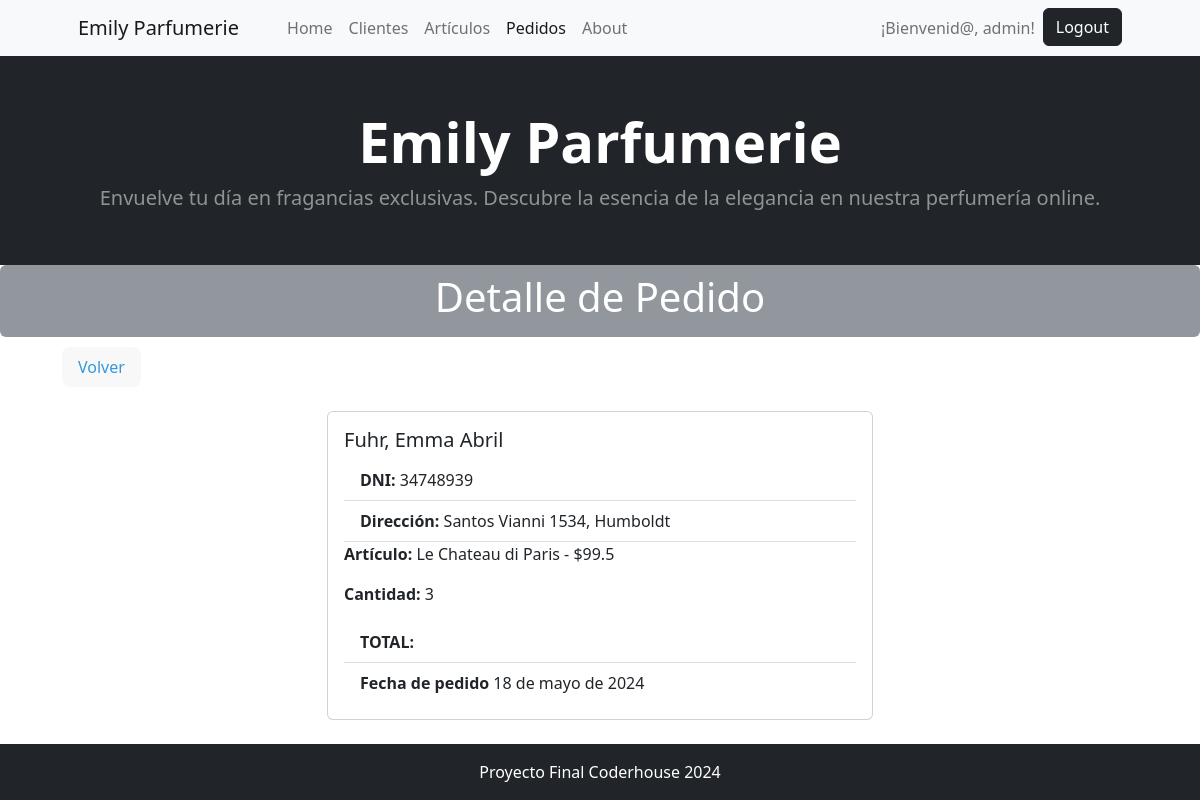
/cliente/pedido/detail/6 (signed in), run on the app's committed database.
### cliente/models.py (models this page shows, shortened)
class Pedido(models.Model):
    cliente = models.ForeignKey(Cliente,on_delete=models.SET_NULL, null=True, blank=True,verbose_name='Cliente')
    articulo = models.ForeignKey(Articulo,on_delete=models.SET_NULL, null=True, blank=True,verbose_name='Artículo')
    cantidad = models.IntegerField(verbose_name='Cantidad', default=0)
    fecha_actualizacion = models.DateField(null=True, blank=True, default=timezone.now, editable=False, verbose_name="Fecha de actualización")

class Cliente(models.Model):
    nombre = models.CharField(max_length=200, verbose_name='Nombre')
    apellido = models.CharField(max_length=200, verbose_name='Apellido')
    dni = models.CharField(max_length=8,verbose_name='DNI', unique=True)
    fecha_nacimiento = models.DateField(null=True, blank=True, verbose_name="Fecha de Nacimiento")
    direccion =  models.CharField(max_length=200, verbose_name='Dirección')
    ciudad =  models.CharField(max_length=200, verbose_name='Ciudad', default='',null=False)
    def __str__(self):
        return f"{self.apellido}, {self.nombre}"
    class Meta:
        verbose_name_plural = "Clientes"
        verbose_name = 'Cliente'

### articulo/models.py (models this page shows)
class Articulo(models.Model):
    nombre = models.CharField(max_length=200, verbose_name='Nombre')
    descripcion = models.CharField(max_length=200, verbose_name='Descripción')
    precio =  models.FloatField(max_length=200, verbose_name='Precio')
    fecha_actualizacion = models.DateField(null=True, blank=True, default=timezone.now, editable=False, verbose_name="Fecha de actualización")
    def __str__(self):
        return f"{self.nombre} - ${self.precio}"
    class Meta:
        verbose_name_plural = "Artículos"
        verbose_name = 'Artículo'

### cliente/views.py (the view)
# urls.py: path("pedido/detail/<int:pk>", views.PedidoDetail.as_view(), name="pedido_detail"),
@method_decorator(login_required, name='dispatch')
class PedidoDetail(DetailView):
    model = models.Pedido

### cliente/templates/cliente/pedido_detail.html
{% extends 'core/base.html' %}
{% block titulo %}
    Detalle de Pedido
{% endblock titulo %}
{% block contenido %}
<div class="container">
    <div style="margin-left: 20px; margin-top: 10px; display: inline-block; background-color: #f8f8f8; color: #3498db; padding: 8px 16px; border-radius: 8px;">
        <a href="{% url 'cliente:pedido_list' %}" style="color: #3498db; text-decoration: none;">Volver</a>
    </div>
    <div class="row justify-content-center mt-4">
        <div class="col-md-6">
            <div class="card">
                <div class="card-body">
                    <h5 class="card-title">{{ object.cliente }}</h5>
                    <ul class="list-group list-group-flush">
                        <li class="list-group-item"><strong>DNI:</strong> {{ object.cliente.dni }}</li>
                        <li class="list-group-item"><strong>Dirección:</strong> {{ object.cliente.direccion }}, {{ object.cliente.ciudad }}</li>
                        <p class="card-text">
                            <strong>Artículo:</strong> {{ object.articulo }}
                        </p>
                        <p class="card-text">
                            <strong>Cantidad:</strong>  {{ object.cantidad }}
                        </p>
                        <li class="list-group-item"><strong>TOTAL:</strong></li>
                        <li class="list-group-item"><strong>Fecha de pedido</strong> {{ object.fecha_actualizacion }}</li>
                    </ul>
                </div>
            </div>
        </div>
    </div>
</div>
{% endblock contenido %}

### core/templates/core/components/navbar.html (shortened to what this page needs)
<nav class="navbar navbar-expand-lg navbar-light bg-light">
    <div class="container px-4 px-lg-5">
        <a class="navbar-brand" href="{% url 'core:home' %}">Emily Parfumerie</a>
        <div class="collapse navbar-collapse" id="navbarSupportedContent">
            <ul class="navbar-nav me-auto mb-2 mb-lg-0 ms-lg-4">
                <li class="nav-item"><a class="nav-link {% if request.path == "/" %}active{% endif %}" aria-current="page" href="{% url 'core:home' %}">Home</a></li>
            {% if user.is_authenticated %}
                <li class="nav-item"><a class="nav-link {% if "/cliente/cliente" in request.path %}active{% endif %}" href="{% url 'cliente:home' %}">Clientes</a></li>
                <li class="nav-item"><a class="nav-link {% if "/articulo/" in request.path %}active{% endif %}" href="{% url 'articulo:home' %}">Artículos</a></li>
                <li class="nav-item"><a class="nav-link {% if "cliente/pedido" in request.path %}active{% endif %}" href="{% url 'cliente:pedidos' %}">Pedidos</a></li>
            {% endif %}
                <li class="nav-item"><a class="nav-link {% if "/about/" in request.path %}active{% endif %}" href="{% url 'core:about' %}">About</a></li>
            </ul>
            <ul class="navbar-nav ml-auto">
                {% if user.is_authenticated %}
                    <li class="nav-item">
                        <a class="nav-link">¡Bienvenid@, {{ user.username }}!</a>
                    </li>
                    <li class="nav-item ">
                        <form action="{% url 'core:logout' %}" method="post">
                            <button type="submit" class="btn btn-dark ">Logout</button>
                        </form>
                    </li>
                {% else %}
                    <li class="nav-item"><a class="nav-link {% if "/login" in request.path %}active{% endif %}" href="{% url 'core:login' %}">Login</a></li>
                    <li class="nav-item"><a class="nav-link {% if "/register" in request.path %}active{% endif %}" href="{% url 'core:register' %}">Registrarse</a></li>
                {% endif %}
            </ul>
        </div>
    </div>
</nav>

### data on the page
Pedido: cliente "Fuhr, Emma Abril", cliente.dni "34748939", cliente.direccion "Santos Vianni 1534", cliente.ciudad "Humboldt", articulo "Le Chateau di Paris - $99.5", cantidad "3", fecha_actualizacion "18 de mayo de 2024"

### other printed values
{{ user.username }} "admin"
